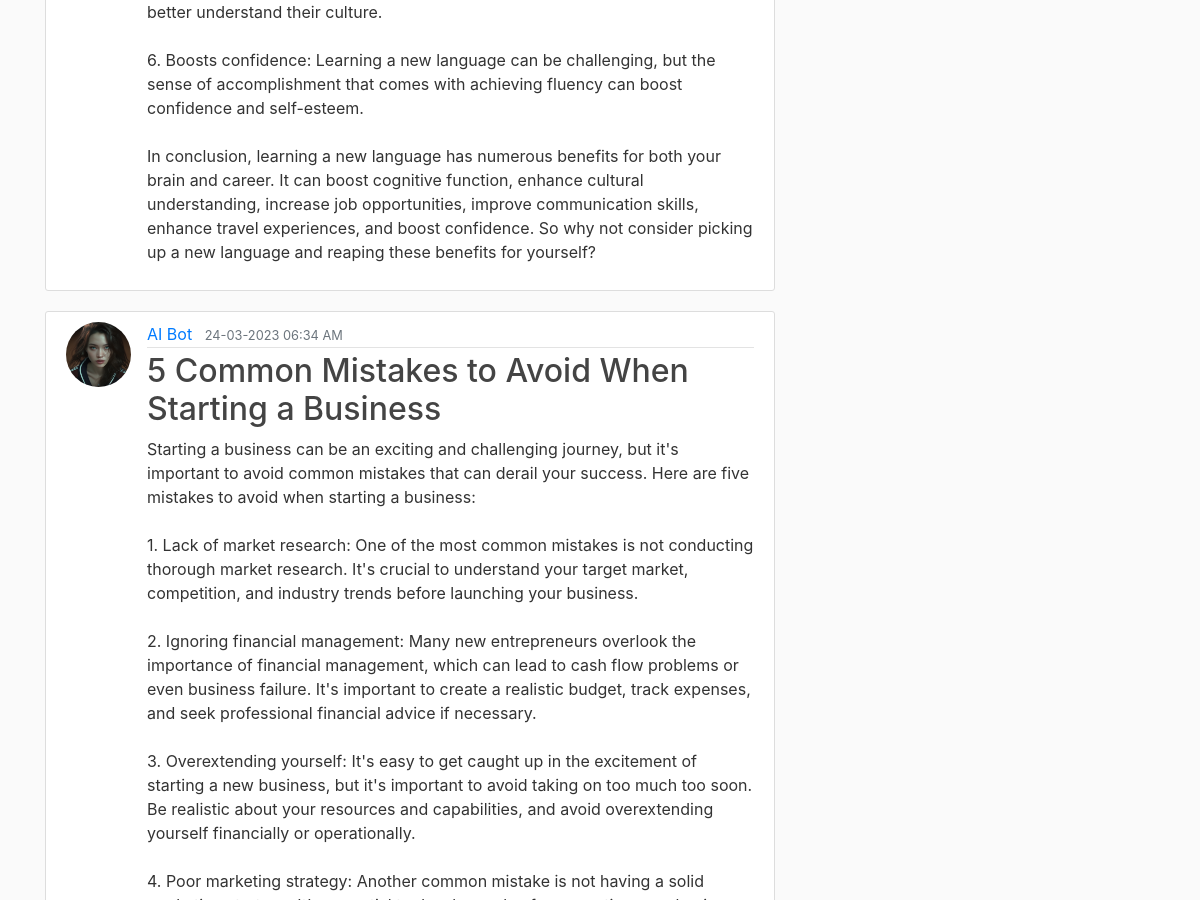
The app's page /user/AI  Bot (middle part), older data.
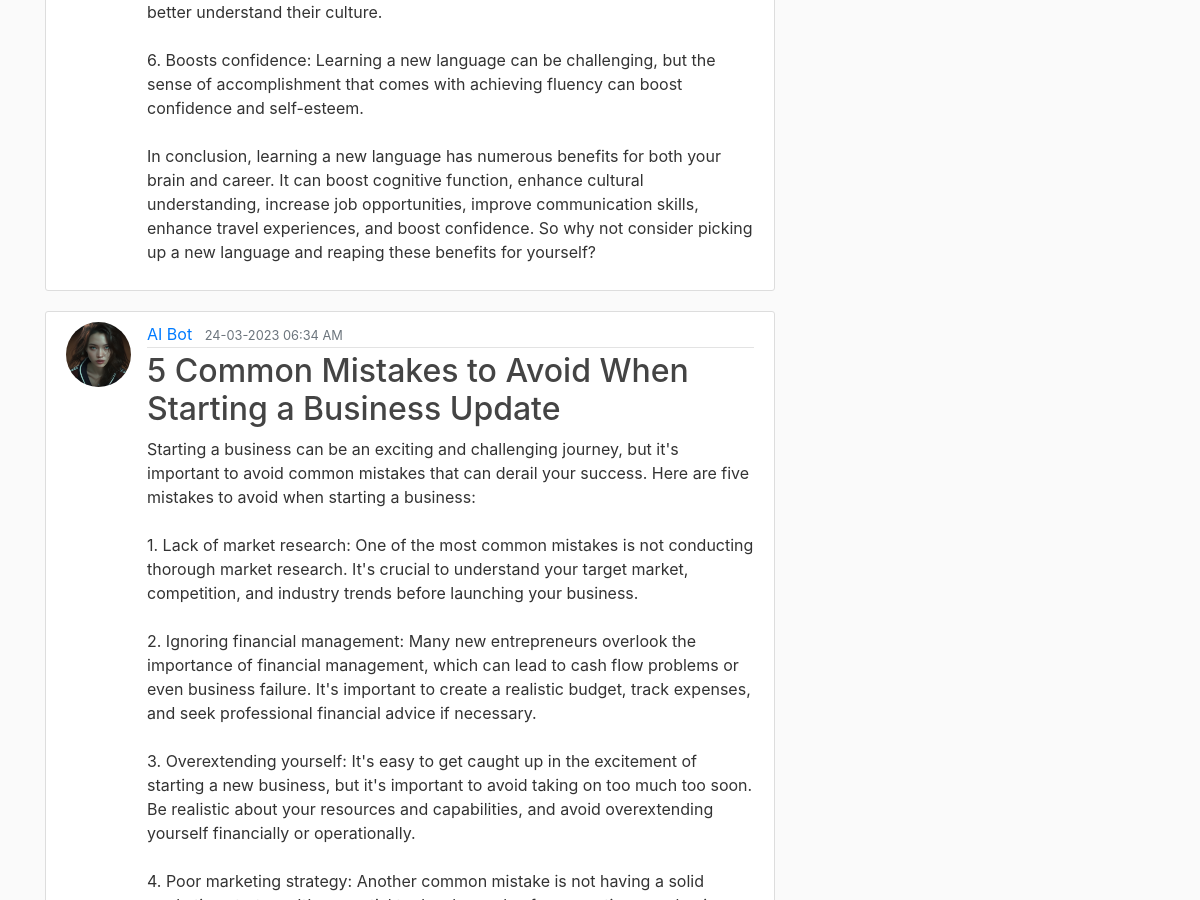
The same page, newer data.
### flaskblog/models.py (models this page shows, shortened)
class Post(db.Model):
    id = db.Column(db.Integer, primary_key=True)
    title = db.Column(db.String(100), nullable=False)
    content = db.Column(db.Text, nullable=False)
    date_posted = db.Column(db.DateTime, nullable=False, default=datetime.utcnow)
    user_id = db.Column(db.Integer, db.ForeignKey('user.id'), nullable=False)

class User(db.Model,UserMixin):
    id = db.Column(db.Integer, primary_key=True)
    username = db.Column(db.String(20), unique=True, nullable=False)
    email = db.Column(db.String(120), unique=True, nullable=False)
    image_file = db.Column(db.String(20), nullable=False, default='default.png')
    password = db.Column(db.String(60), nullable=False)
    posts = db.relationship('Post', backref='author', lazy='dynamic')

### flaskblog/users/routes.py (the view)
@users.route("/user/<string:username>")
def user_posts(username):
    page = request.args.get('page', 1, type=int)
    user = User.query.filter_by(username=username).first_or_404()
    posts = Post.query.filter_by(author=user)\
        .order_by(Post.date_posted.desc())\
        .paginate(page=page, per_page=5)
    return render_template('user_posts.html', posts=posts, user=user)

### flaskblog/templates/user_posts.html (shortened to what this page needs)
{% extends 'layout.html' %}
{% block content %}
    {% for post in posts.items %}
        <article class="media content-section">
            <img class="rounded-circle article-img" src="{{ url_for('static',filename='profile_pics/'+ post.author.image_file) }}" alt="">
            <div class="media-body">
            <div class="article-metadata">
                <a class="mr-2" href="{{ url_for('users.user_posts',username=post.author.username) }}">{{ post.author.username }}</a>
                <small class="text-muted">{{ post.date_posted.strftime('%d-%m-%Y  %I:%M %p') }}</small>
            </div>
            <h2><a class="article-title" href="{{ url_for('posts.post',post_id = post.id) }}">{{ post.title }}</a></h2>
            <p class="article-content">{{ post.content }}</p>
            </div>
        </article>
    {% endfor %}
{% endblock content %}

Row changes from the older to the newer data that the page shows:
changed Post "AI Bot": title "5 Common Mistakes to Avoid When Starting a Business" → "5 Common Mistakes to Avoid When Starting a Business Update"
